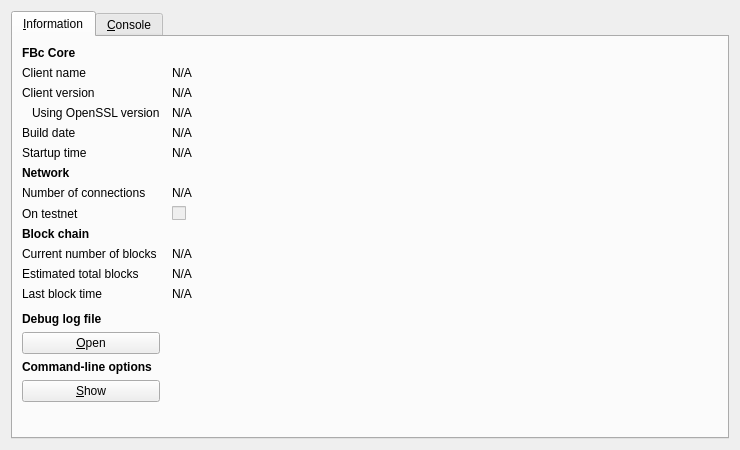
<?xml version="1.0" encoding="UTF-8"?>
<ui version="4.0">
 <class>RPCConsole</class>
 <widget class="QDialog" name="RPCConsole">
  <property name="geometry">
   <rect>
    <x>0</x>
    <y>0</y>
    <width>740</width>
    <height>450</height>
   </rect>
  </property>
  <property name="windowTitle">
   <string>FBc - Debug window</string>
  </property>
  <layout class="QVBoxLayout" name="verticalLayout_2">
   <item>
    <widget class="QTabWidget" name="tabWidget">
     <property name="currentIndex">
      <number>0</number>
     </property>
     <widget class="QWidget" name="tab_info">
      <attribute name="title">
       <string>&amp;Information</string>
      </attribute>
      <layout class="QGridLayout" name="gridLayout" columnstretch="0,1">
       <property name="horizontalSpacing">
        <number>12</number>
       </property>
       <item row="0" column="0">
        <widget class="QLabel" name="label_9">
         <property name="font">
          <font>
           <weight>75</weight>
           <bold>true</bold>
          </font>
         </property>
         <property name="text">
          <string>FBc Core</string>
         </property>
        </widget>
       </item>
       <item row="1" column="0">
        <widget class="QLabel" name="label_5">
         <property name="text">
          <string>Client name</string>
         </property>
        </widget>
       </item>
       <item row="1" column="1">
        <widget class="QLabel" name="clientName">
         <property name="cursor">
          <cursorShape>IBeamCursor</cursorShape>
         </property>
         <property name="text">
          <string>N/A</string>
         </property>
         <property name="textFormat">
          <enum>Qt::PlainText</enum>
         </property>
         <property name="textInteractionFlags">
          <set>Qt::LinksAccessibleByMouse|Qt::TextSelectableByKeyboard|Qt::TextSelectableByMouse</set>
         </property>
        </widget>
       </item>
       <item row="2" column="0">
        <widget class="QLabel" name="label_6">
         <property name="text">
          <string>Client version</string>
         </property>
        </widget>
       </item>
       <item row="2" column="1">
        <widget class="QLabel" name="clientVersion">
         <property name="cursor">
          <cursorShape>IBeamCursor</cursorShape>
         </property>
         <property name="text">
          <string>N/A</string>
         </property>
         <property name="textFormat">
          <enum>Qt::PlainText</enum>
         </property>
         <property name="textInteractionFlags">
          <set>Qt::LinksAccessibleByMouse|Qt::TextSelectableByKeyboard|Qt::TextSelectableByMouse</set>
         </property>
        </widget>
       </item>
       <item row="3" column="0">
        <widget class="QLabel" name="label_14">
         <property name="text">
          <string>Using OpenSSL version</string>
         </property>
         <property name="indent">
          <number>10</number>
         </property>
        </widget>
       </item>
       <item row="3" column="1">
        <widget class="QLabel" name="openSSLVersion">
         <property name="cursor">
          <cursorShape>IBeamCursor</cursorShape>
         </property>
         <property name="text">
          <string>N/A</string>
         </property>
         <property name="textFormat">
          <enum>Qt::PlainText</enum>
         </property>
         <property name="textInteractionFlags">
          <set>Qt::LinksAccessibleByMouse|Qt::TextSelectableByKeyboard|Qt::TextSelectableByMouse</set>
         </property>
        </widget>
       </item>
       <item row="4" column="0">
        <widget class="QLabel" name="label_12">
         <property name="text">
          <string>Build date</string>
         </property>
        </widget>
       </item>
       <item row="4" column="1">
        <widget class="QLabel" name="buildDate">
         <property name="cursor">
          <cursorShape>IBeamCursor</cursorShape>
         </property>
         <property name="text">
          <string>N/A</string>
         </property>
         <property name="textFormat">
          <enum>Qt::PlainText</enum>
         </property>
         <property name="textInteractionFlags">
          <set>Qt::LinksAccessibleByMouse|Qt::TextSelectableByKeyboard|Qt::TextSelectableByMouse</set>
         </property>
        </widget>
       </item>
       <item row="5" column="0">
        <widget class="QLabel" name="label_13">
         <property name="text">
          <string>Startup time</string>
         </property>
        </widget>
       </item>
       <item row="5" column="1">
        <widget class="QLabel" name="startupTime">
         <property name="cursor">
          <cursorShape>IBeamCursor</cursorShape>
         </property>
         <property name="text">
          <string>N/A</string>
         </property>
         <property name="textFormat">
          <enum>Qt::PlainText</enum>
         </property>
         <property name="textInteractionFlags">
          <set>Qt::LinksAccessibleByMouse|Qt::TextSelectableByKeyboard|Qt::TextSelectableByMouse</set>
         </property>
        </widget>
       </item>
       <item row="6" column="0">
        <widget class="QLabel" name="label_11">
         <property name="font">
          <font>
           <weight>75</weight>
           <bold>true</bold>
          </font>
         </property>
         <property name="text">
          <string>Network</string>
         </property>
        </widget>
       </item>
       <item row="7" column="0">
        <widget class="QLabel" name="label_7">
         <property name="text">
          <string>Number of connections</string>
         </property>
        </widget>
       </item>
       <item row="7" column="1">
        <widget class="QLabel" name="numberOfConnections">
         <property name="cursor">
          <cursorShape>IBeamCursor</cursorShape>
         </property>
         <property name="text">
          <string>N/A</string>
         </property>
         <property name="textFormat">
          <enum>Qt::PlainText</enum>
         </property>
         <property name="textInteractionFlags">
          <set>Qt::LinksAccessibleByMouse|Qt::TextSelectableByKeyboard|Qt::TextSelectableByMouse</set>
         </property>
        </widget>
       </item>
       <item row="8" column="0">
        <widget class="QLabel" name="label_8">
         <property name="text">
          <string>On testnet</string>
         </property>
        </widget>
       </item>
       <item row="8" column="1">
        <widget class="QCheckBox" name="isTestNet">
         <property name="enabled">
          <bool>false</bool>
         </property>
         <property name="text">
          <string/>
         </property>
        </widget>
       </item>
       <item row="9" column="0">
        <widget class="QLabel" name="label_10">
         <property name="font">
          <font>
           <weight>75</weight>
           <bold>true</bold>
          </font>
         </property>
         <property name="text">
          <string>Block chain</string>
         </property>
        </widget>
       </item>
       <item row="10" column="0">
        <widget class="QLabel" name="label_3">
         <property name="text">
          <string>Current number of blocks</string>
         </property>
        </widget>
       </item>
       <item row="10" column="1">
        <widget class="QLabel" name="numberOfBlocks">
         <property name="cursor">
          <cursorShape>IBeamCursor</cursorShape>
         </property>
         <property name="text">
          <string>N/A</string>
         </property>
         <property name="textFormat">
          <enum>Qt::PlainText</enum>
         </property>
         <property name="textInteractionFlags">
          <set>Qt::LinksAccessibleByMouse|Qt::TextSelectableByKeyboard|Qt::TextSelectableByMouse</set>
         </property>
        </widget>
       </item>
       <item row="11" column="0">
        <widget class="QLabel" name="label_4">
         <property name="text">
          <string>Estimated total blocks</string>
         </property>
        </widget>
       </item>
       <item row="11" column="1">
        <widget class="QLabel" name="totalBlocks">
         <property name="cursor">
          <cursorShape>IBeamCursor</cursorShape>
         </property>
         <property name="text">
          <string>N/A</string>
         </property>
         <property name="textFormat">
          <enum>Qt::PlainText</enum>
         </property>
         <property name="textInteractionFlags">
          <set>Qt::LinksAccessibleByMouse|Qt::TextSelectableByKeyboard|Qt::TextSelectableByMouse</set>
         </property>
        </widget>
       </item>
       <item row="12" column="0">
        <widget class="QLabel" name="label_2">
         <property name="text">
          <string>Last block time</string>
         </property>
        </widget>
       </item>
       <item row="12" column="1">
        <widget class="QLabel" name="lastBlockTime">
         <property name="cursor">
          <cursorShape>IBeamCursor</cursorShape>
         </property>
         <property name="text">
          <string>N/A</string>
         </property>
         <property name="textFormat">
          <enum>Qt::PlainText</enum>
         </property>
         <property name="textInteractionFlags">
          <set>Qt::LinksAccessibleByMouse|Qt::TextSelectableByKeyboard|Qt::TextSelectableByMouse</set>
         </property>
        </widget>
       </item>
       <item row="13" column="0">
        <spacer name="verticalSpacer_2">
         <property name="orientation">
          <enum>Qt::Vertical</enum>
         </property>
         <property name="sizeHint" stdset="0">
          <size>
           <width>20</width>
           <height>20</height>
          </size>
         </property>
        </spacer>
       </item>
       <item row="14" column="0">
        <widget class="QLabel" name="labelDebugLogfile">
         <property name="font">
          <font>
           <weight>75</weight>
           <bold>true</bold>
          </font>
         </property>
         <property name="text">
          <string>Debug log file</string>
         </property>
        </widget>
       </item>
       <item row="15" column="0">
        <widget class="QPushButton" name="openDebugLogfileButton">
         <property name="toolTip">
          <string>Open the FBc debug log file from the current data directory. This can take a few seconds for large log files.</string>
         </property>
         <property name="text">
          <string>&amp;Open</string>
         </property>
         <property name="autoDefault">
          <bool>false</bool>
         </property>
        </widget>
       </item>
       <item row="16" column="0">
        <widget class="QLabel" name="labelCLOptions">
         <property name="font">
          <font>
           <weight>75</weight>
           <bold>true</bold>
          </font>
         </property>
         <property name="text">
          <string>Command-line options</string>
         </property>
        </widget>
       </item>
       <item row="17" column="0">
        <widget class="QPushButton" name="showCLOptionsButton">
         <property name="toolTip">
          <string>Show the FBc-Qt help message to get a list with possible FBc command-line options.</string>
         </property>
         <property name="text">
          <string>&amp;Show</string>
         </property>
         <property name="autoDefault">
          <bool>false</bool>
         </property>
        </widget>
       </item>
       <item row="18" column="0">
        <spacer name="verticalSpacer">
         <property name="orientation">
          <enum>Qt::Vertical</enum>
         </property>
         <property name="sizeHint" stdset="0">
          <size>
           <width>20</width>
           <height>40</height>
          </size>
         </property>
        </spacer>
       </item>
      </layout>
     </widget>
     <widget class="QWidget" name="tab_console">
      <attribute name="title">
       <string>&amp;Console</string>
      </attribute>
      <layout class="QVBoxLayout" name="verticalLayout_3">
       <property name="spacing">
        <number>3</number>
       </property>
       <item>
        <widget class="QTextEdit" name="messagesWidget">
         <property name="minimumSize">
          <size>
           <width>0</width>
           <height>100</height>
          </size>
         </property>
         <property name="readOnly">
          <bool>true</bool>
         </property>
         <property name="tabKeyNavigation" stdset="0">
          <bool>false</bool>
         </property>
         <property name="columnCount" stdset="0">
          <number>2</number>
         </property>
        </widget>
       </item>
       <item>
        <layout class="QHBoxLayout" name="horizontalLayout">
         <property name="spacing">
          <number>3</number>
         </property>
         <item>
          <widget class="QLabel" name="label">
           <property name="text">
            <string notr="true">&gt;</string>
           </property>
          </widget>
         </item>
         <item>
          <widget class="QLineEdit" name="lineEdit"/>
         </item>
         <item>
          <widget class="QPushButton" name="clearButton">
           <property name="maximumSize">
            <size>
             <width>24</width>
             <height>24</height>
            </size>
           </property>
           <property name="toolTip">
            <string>Clear console</string>
           </property>
           <property name="text">
            <string/>
           </property>
           <property name="icon">
            <iconset resource="../bitcoin.qrc">
             <normaloff>:/icons/remove</normaloff>:/icons/remove</iconset>
           </property>
           <property name="shortcut">
            <string notr="true">Ctrl+L</string>
           </property>
           <property name="autoDefault">
            <bool>false</bool>
           </property>
          </widget>
         </item>
        </layout>
       </item>
      </layout>
     </widget>
    </widget>
   </item>
  </layout>
 </widget>
 <resources>
  <include location="../bitcoin.qrc"/>
 </resources>
 <connections/>
</ui>
